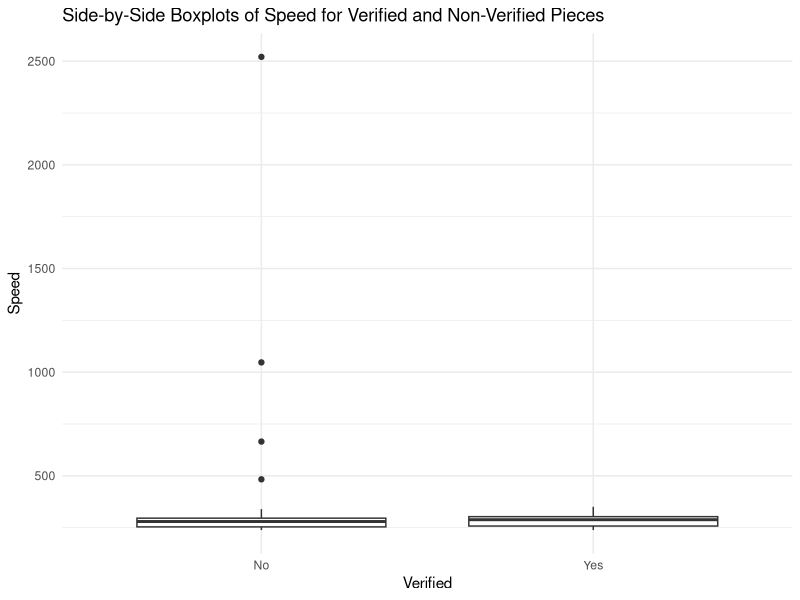
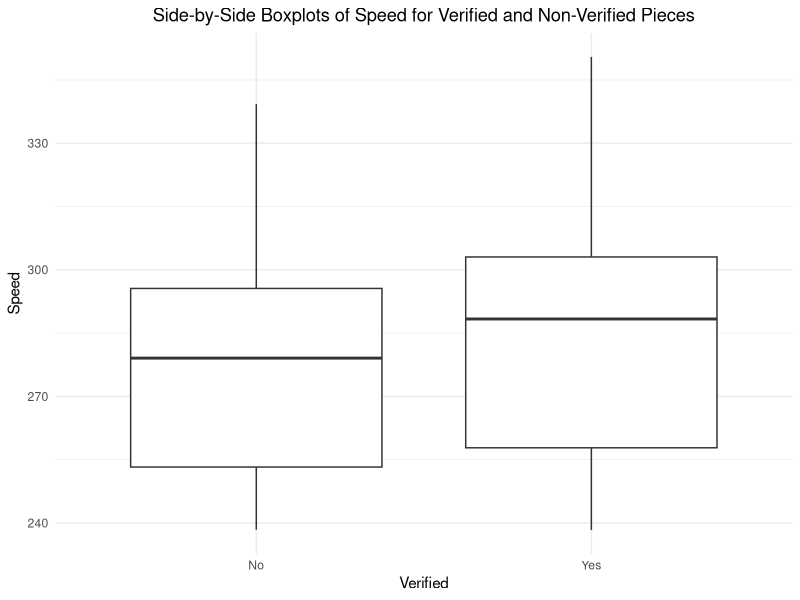

Recreate these plots in R, in order.
## ---- chunk 1
library(tidyverse)
library(readr)
## ---- chunk 2
erg_df <- read_csv("erg.csv")
erg_df <- erg_df |> mutate(Verified = as.factor(Verified), Gender = as.factor(Gender), Year = as.factor(Year), Distance = as.factor(Distance), Age_Group = as.factor(Age_Group))
erg_df
## ---- chunk 3
ggplot(data = erg_df, aes(x = Verified, y = Speed)) + geom_boxplot() + theme_minimal() + labs(title = "Side-by-Side Boxplots of Speed for Verified and Non-Verified Pieces") 
## ---- chunk 4
summary(erg_df$Speed)
301-256.5
## ---- chunk 5
erg_df |> arrange(desc(Speed)) |> select(Name, Speed, Verified)
## ---- chunk 6
1.5*44.5
301 + 66.75
## ---- chunk 7
t.test(Speed ~ Verified, data = erg_df)
## ---- chunk 8
no_outliers <- erg_df |> filter(Name != "Toño Martí ayala" & Name != "Lynn Hansford" & Name != "Travis Willcox" & Name != "Natasshia Lee")
## ---- chunk 9
ggplot(data = no_outliers, aes(x = Verified, y = Speed)) + geom_boxplot() + theme_minimal() + labs(title = "Side-by-Side Boxplots of Speed for Verified and Non-Verified Pieces") + theme(plot.title = element_text(hjust = 0.5))
## ---- chunk 10
t.test(Speed ~ Verified, data = no_outliers)
